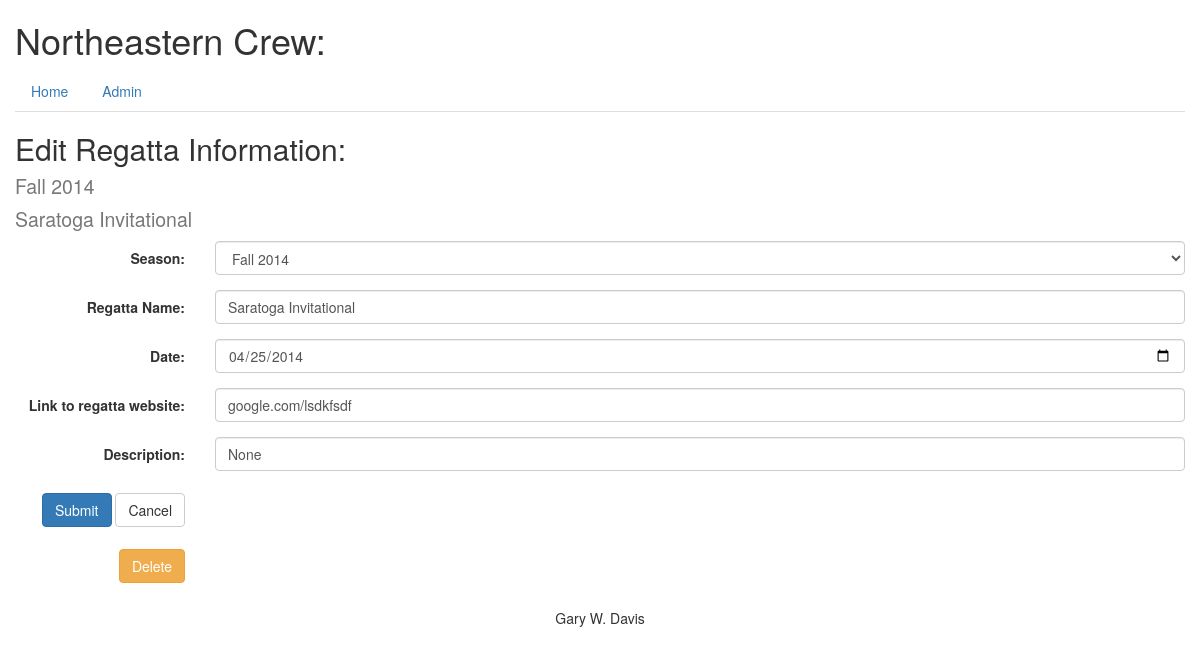
Screenshot of /regatta/1/edit/ with the database file from the repository.
### database_setup.py (models this page shows, shortened)
class Seasons(Base):
    __tablename__ = 'seasons'
    id = Column(Integer, primary_key=True)
    name = Column(String(30), unique=True, nullable=False)
    short = Column(String(15), unique=True)
    description = Column(String(120))
    rower = relationship('Rowers', secondary='rowerseasons')

class Regattas(Base):
    __tablename__ = 'regattas'
    id = Column(Integer, primary_key=True)
    name = Column(String(250), nullable=False)
    season_id = Column(Integer, ForeignKey('seasons.id'), nullable=False)
    date = Column(DateTime)
    description = Column(String(250))
    weblink = Column(String(250))
    rower = relationship('Rowers', secondary='rowerregattas')
    season = relationship('Seasons')

### rowing.py (the view)
@app.route('/regatta/<regatta_id>/edit/', methods=['GET', 'POST'])
def editRegatta(regatta_id):
    if request.method == 'POST':
        db_helper.update_regatta(regatta_id)
        flash("You've successfully edited a regatta")
        return redirect(url_for('showRegattas'))
    else:
        seasons = db_helper.get_all_seasons()
        eRegatta = db_helper.get_regatta_from_regatta_id(regatta_id)
        return render_template('editregatta.html', regatta=eRegatta,
                               seasons=seasons)

### db_helper.py (called while the page is built)
def get_all_seasons():
    return session.query(Seasons).all()

def get_regatta_from_regatta_id(regatta_id):
    return session.query(Regattas).get(regatta_id)

### templates/editregatta.html (shortened to what this page needs)
{% extends "base.html" %}
{% block content %}
<h2>Edit Regatta Information:  <br><small>{{regatta.season.name}}<br>{{regatta.name}}</small></h2>
<form class="form-horizontal" action="{{ url_for('editRegatta', regatta_id=regatta.id)}}" method = 'post'>
	<div class='form-group'>
    <label for="inputSeason" class="control-label col-xs-2">Season:</label>
    <div class="col-xs-10">
      <select class="form-control" id="inputSeason" name='season_id'>
        <option value={{regatta.season_id}}>{{regatta.season.name}}</option>
			</select>
    </div>
  </div>
	<div class='form-group'>
    <label for="inputName" class="control-label col-xs-2">Regatta Name:</label>
    <div class="col-xs-10">
      <input type='text' class="form-control" id="inputName" name='name' value='{{regatta.name}}' required>
    </div>
  </div>
	<div class='form-group'>
    <label for="inputDate" class="control-label col-xs-2">Date:</label>
    <div class="col-xs-10">
      <input type=date class="form-control" id="inputDate" name='date' value={{regatta.date.strftime('%Y-%m-%d')}} required>
    </div>
  </div>
	<div class='form-group'>
    <label for="inputLink" class="control-label col-xs-2">Link to regatta website:</label>
    <div class="col-xs-10">
      <input type='text' class="form-control" id="inputLink" name='weblink' value='{{regatta.weblink}}'>
    </div>
  </div>
  <div class='form-group'>
    <label for="inputDescr" class="control-label col-xs-2">Description:</label>
    <div class="col-xs-10">
      <input type='text' class="form-control" id="inputDescr" name='description' value='{{regatta.description}}'>
    </div>
  </div>
  <div class='form-group'>
    <div class="control-label col-xs-2">
      <button type="submit" value='Submit Edits' class="btn btn-primary">Submit</button>
      <a class="btn btn-default" onclick="goBack()" role="button">Cancel</a>
    </div>
  </div>
  <div class='form-group'>
    <div class="control-label col-xs-2">
      <a class="btn btn-warning" href="{{ url_for('deleteRegattaConfirmation', regatta_id=regatta.id)}}" role="button">Delete</a>
    </div>
  </div>
</form>
{% endblock %}

### rows the page displays
Seasons: season.name "Fall 2014", season_id "Fall 2014"
Regattas: name "Saratoga Invitational", date "04/25/2014", weblink "google.com/lsdkfsdf", description "None"
